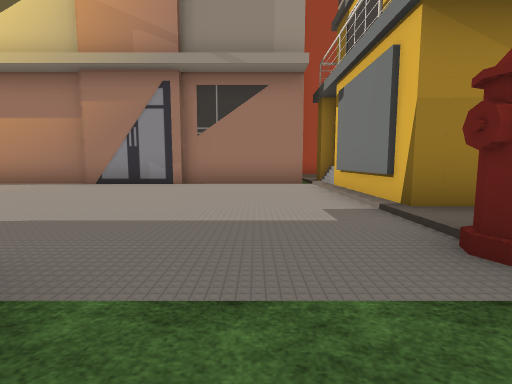
view 1 (above)

17 first-person views from a walk through a scene from a Unity 3-D project. The camera is 1.3 m above the floor, tilts 6° down and sees 85° across. The floor is counted in squares, 2.4 m on a side. Each view is taken from the middle of a square. On the plan, view 1 faces up. The plan holds only what a view shows up to about 9 squares ahead; the rest is blank. The place goes on beyond the plan. The player is left out. Some surface patterns are stand-ins.

view 2
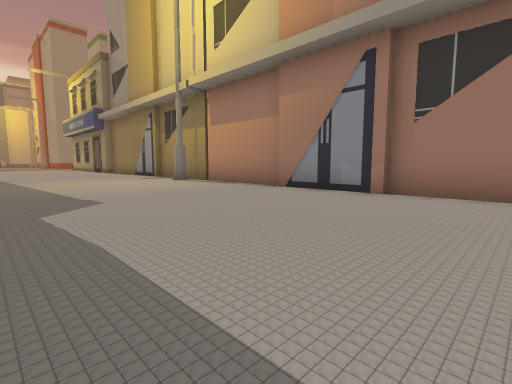

view 3
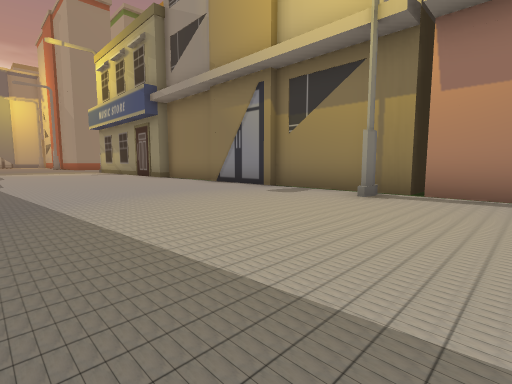

view 4
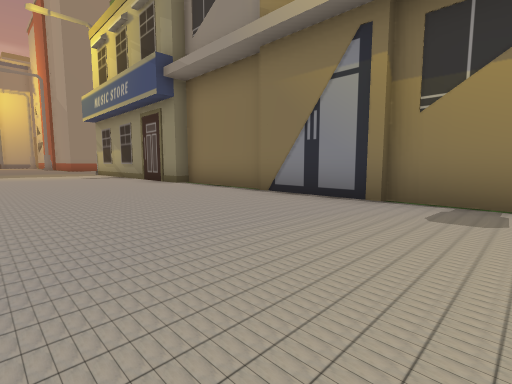

view 5
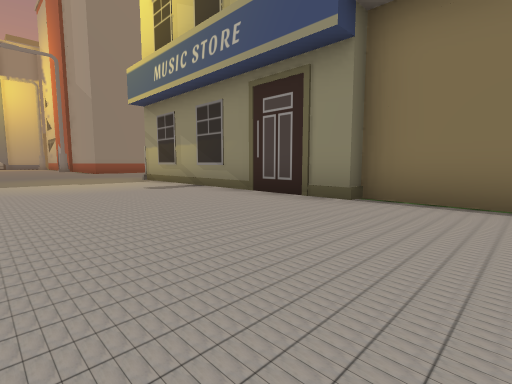

view 6
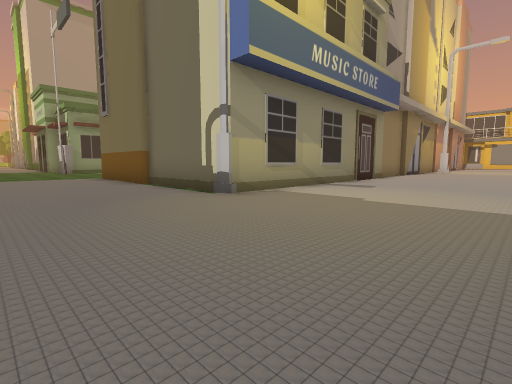

view 7
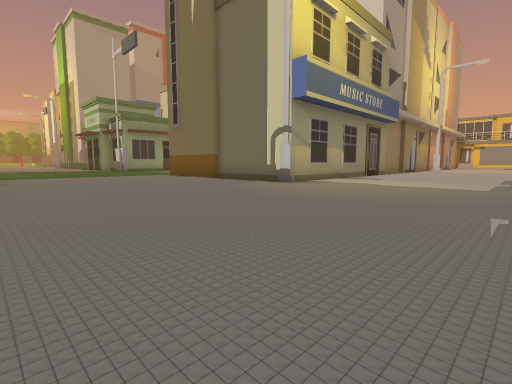

view 8
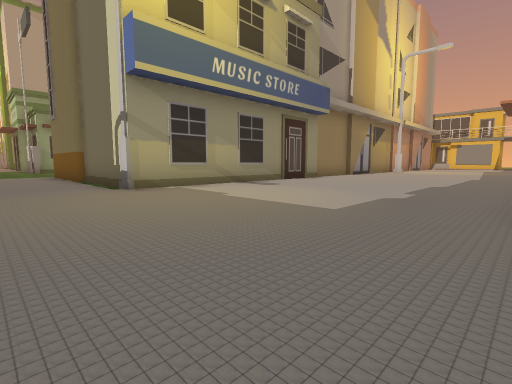

view 9
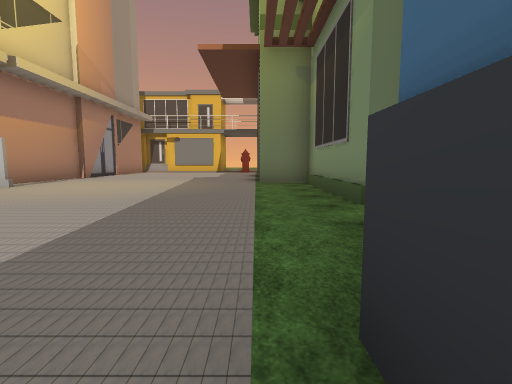

view 10
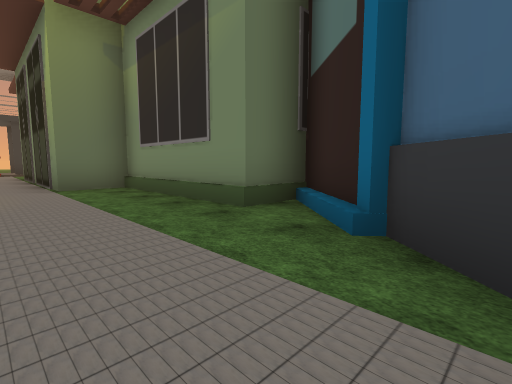

view 11
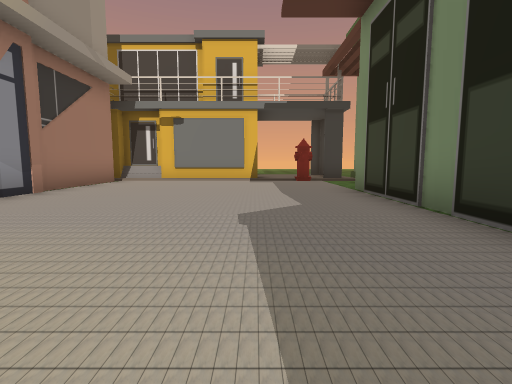

view 12
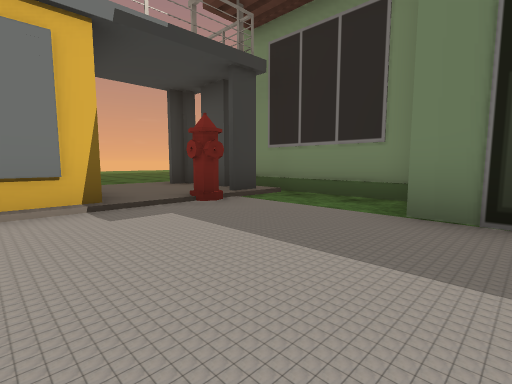

view 13
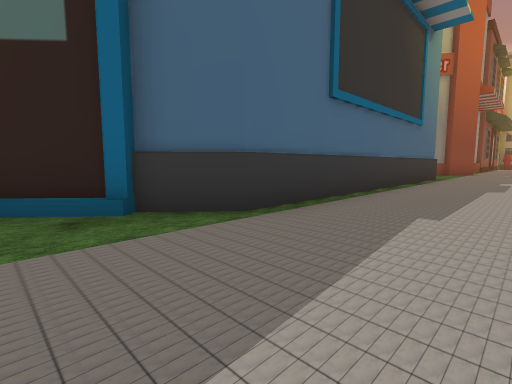

view 14
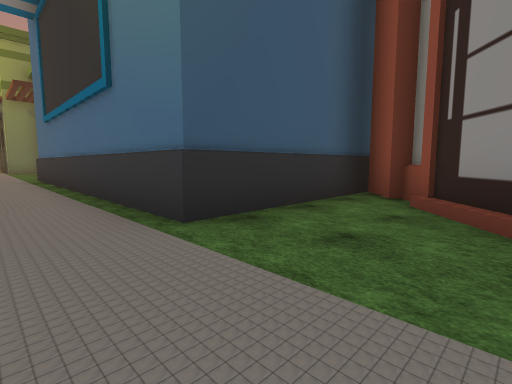

view 15
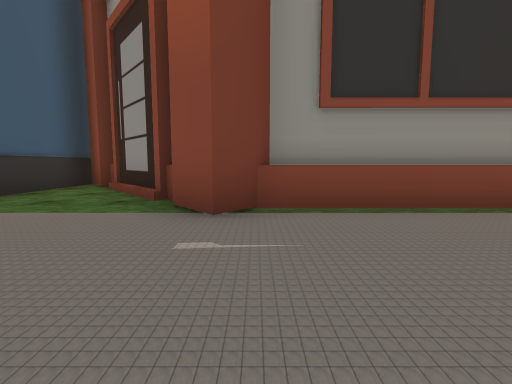

view 16
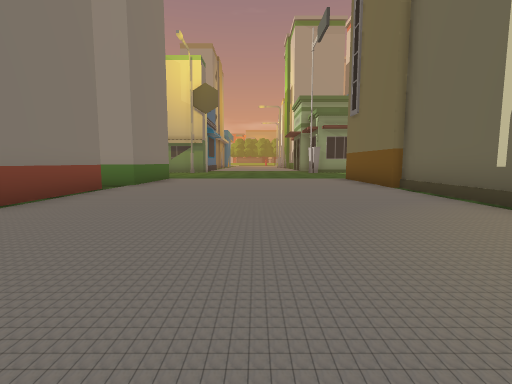

view 17
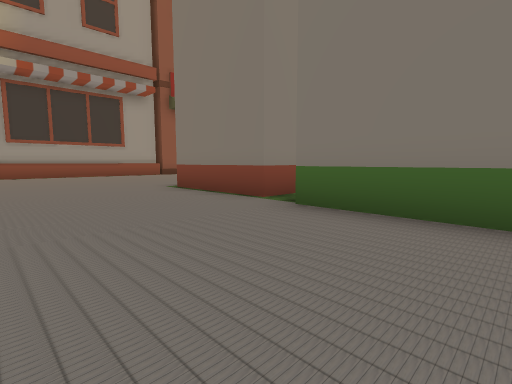

### Floor plan
Key: @ floor where view 1 was taken; # wall or solid block; . main floor; : floor 0.25 m higher than the main floor; = window, fence, low wall or low ledge; ^ raised ledge; B building; H hydrant.
Columns run from 29 left of view 1 to 7 right of it. Each row starts with its distance up from view 1.
 13 #.....B
 12 #.....B
 11 #.....B
 10 ......#
  9 ......#
  8 ......#              B        B:
  7 ......########BBBBBBBBBBBBBBBBB#
  6 ...............................#
  5 ...............................#
  4 ...............................#
  3 ...............................#
  2 ..............................HH::
  1 ...#...................#####...#:: ..
  0 #####...##########.....#   ##@.### ..
 -1     ##..#        ^##===     ^==^
 -2      ##.#         ^#
 -3       ##

Where each view was taken, in squares from view 1:
view 1: 0 up, 0 right, facing up
view 2: 2 up, 0 right, facing up-left
view 3: 2 up, 6 left, facing up-left
view 4: 3 up, 9 left, facing up-left
view 5: 3 up, 14 left, facing up-left
view 6: 3 up, 26 left, facing up-right
view 7: 2 up, 29 left, facing up-right
view 8: 1 up, 25 left, facing up-right
view 9: 1 up, 14 left, facing right
view 10: 2 up, 13 left, facing down-right
view 11: 3 up, 7 left, facing right
view 12: 4 up, 2 left, facing down-right
view 13: 3 up, 11 left, facing down-left
view 14: 2 up, 24 left, facing down-right
view 15: 4 up, 26 left, facing down
view 16: 4 up, 26 left, facing up
view 17: 13 up, 26 left, facing down-left
